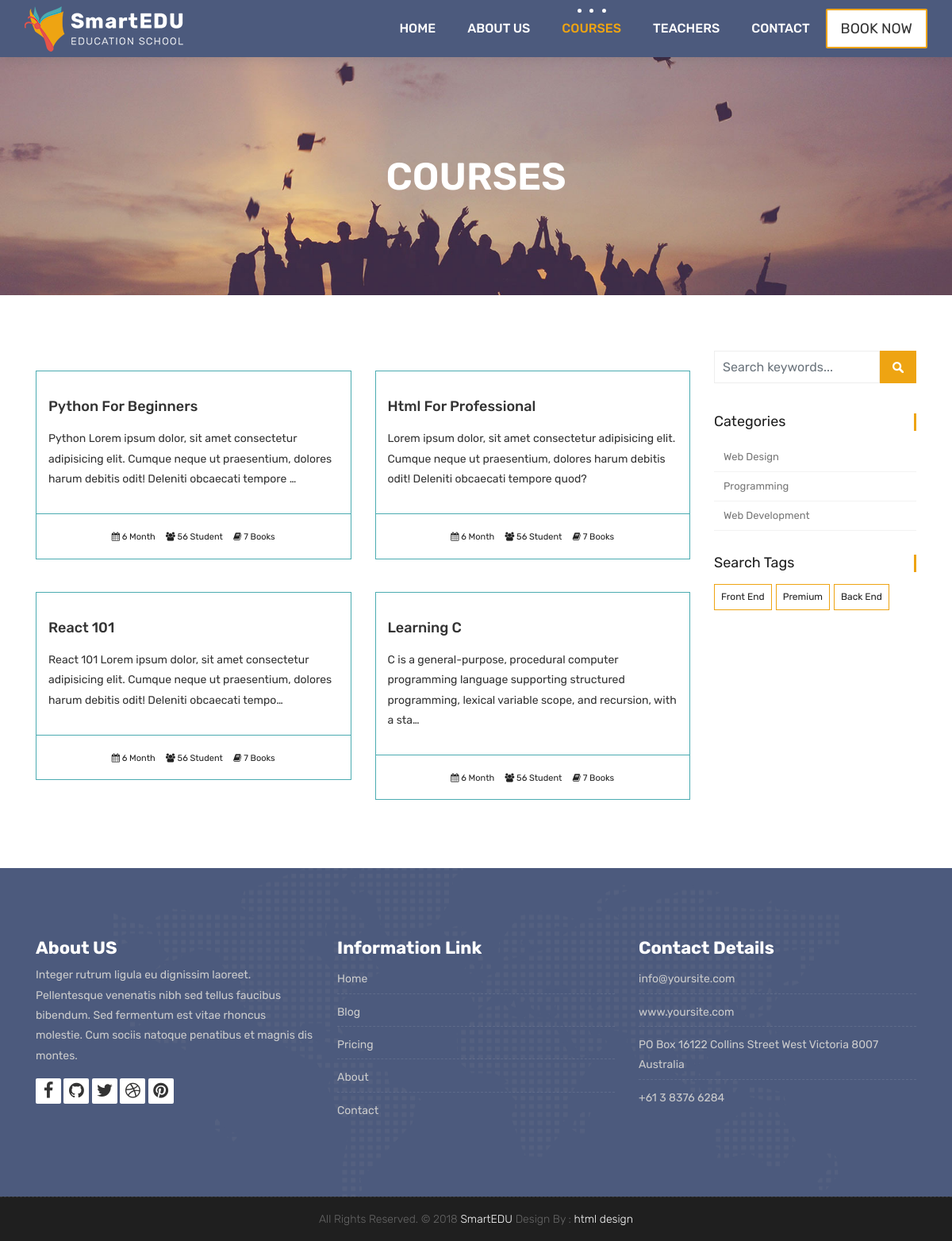
Page /courses/ on the committed database.
### courses/models.py (models this page shows, shortened)
class Course(models.Model):
    teacher = models.ForeignKey(Teacher , null=True ,on_delete=models.CASCADE)
    name=models.CharField(max_length=200,unique=True,verbose_name="Kurs Adı ",help_text="Kurs adını giriniz")
    category= models.ForeignKey(Category, null=True,on_delete=models.DO_NOTHING)
    tags=models.ManyToManyField(Tag, blank=True,null=True)
    description=models.TextField(blank=True,null=True)
    image=models.ImageField(upload_to="courses/%Y/%m/%d/", default="courses/not.png")
    date = models.DateTimeField(auto_now=True)
    available= models.BooleanField(default=True)

class Category(models.Model):
    name = models.CharField(max_length=50 ,null=True)
    slug= models.SlugField(max_length=50 , unique=True , null=True)

class Tag(models.Model):
    name = models.CharField(max_length=50 ,null=True)
    slug= models.SlugField(max_length=50 , unique=True , null=True)

### courses/views.py (the view)
# urls.py: path('', views.course_list, name="courses"),
def course_list(request, category_slug=None, tag_slug=None):
    category_page = None
    tag_page = None
    categories = categories = Category.objects.all()
    tags = Tag.objects.all()
    if category_slug != None:
        category_page = get_object_or_404(Category, slug=category_slug)
        courses = Course.objects.filter(available=True, category= category_page)
    elif tag_slug != None:
        tag_page = get_object_or_404(Tag, slug=tag_slug)
        courses = Course.objects.filter(available=True, tags=tag_page)
    else:
        courses = Course.objects.all().order_by('-date')
    context = {
        'courses': courses,
        'categories': categories,
        'tags':tags
    }
    return render(request, 'courses.html', context)

### templates/courses.html (shortened to what this page needs)
{% extends 'partials/_base.html' %}
{% load static %}
{% block content %}
	<div class="all-title-box">
		<div class="container text-center">
			<h1>COURSES</h1>
		</div>
	</div>
    <div id="overviews" class="section wb">
        <div class="container">
            <div class="row">
                <div class="col-lg-9 blog-post-single">
					<div class="row">
                        {% for course in courses %}
                        <div class="col-lg-6 col-md-6 col-12 mb-3">
                            <div class="course-item">
                                <div class="image-blog">
                                </div>
                                <div class="course-br">
                                    <div class="course-title">
                                        <h2><a href="{% url 'course_detail' course.category.slug course.id %}" title="">{{course.name}}</a></h2>
                                    </div>
                                    <div class="course-desc">
                                        <p>{{course.description | truncatechars:150}} </p>
                                    </div>
                                </div>
                                <div class="course-meta-bot">
                                    <ul>
                                        <li><i class="fa fa-calendar" aria-hidden="true"></i> 6 Month</li>
                                        <li><i class="fa fa-users" aria-hidden="true"></i> 56 Student</li>
                                        <li><i class="fa fa-book" aria-hidden="true"></i> 7 Books</li>
                                    </ul>
                                </div>
                            </div>
                        </div>
                        {% endfor %}
                    </div>
                </div>
				<div class="col-lg-3 col-12 right-single">
					<div class="widget-search">
						<div class="site-search-area">
							<form method="get" id="site-searchform" action="{% url 'search' %}">
								<div>
									<input class="input-text form-control" name="search" placeholder="Search keywords..." type="text">
									<input id="searchsubmit" value="Search" type="submit">
								</div>
							</form>
						</div>
					</div>
					<div class="widget-categories">
						<h3 class="widget-title">Categories</h3>
						<ul>
							{% for category in categories %}
							<li><a href="{% url 'courses_by_category' category.slug %}">{{category.name}}</a></li>
							{% endfor %}
						</ul>
					</div>
					<div class="widget-tags">
						<h3 class="widget-title">Search Tags</h3>
						<ul class="tags">
							{% for tag in tags %}
							<li><a href="{% url 'courses_by_tag' tag.slug %}">{% if tag.slug in request.path %} <b>{{tag.name}}</b>{% else %}{{tag.name}}{% endif %}</a></li>
							{% endfor %}
						</ul>
					</div>
				</div>
            </div>
        </div>
    </div>
    {% endblock  %}

### static/style.css (style rules this page uses)
body { color: #333333; font-size: 14px; font-family: 'Rubik', sans-serif; line-height: 1.80857; }
html, body { height: 100%; }
a { color: #1f1f1f; text-decoration: none !important; outline: none !important; -webkit-transition: all .3s ease-in-out; -moz-transition: all .3s ease-in-out; -ms-transition: all .3s ease-in-out; -o-transition: all .3s ease-in-out; transition: all .3s ease-in-out; }
h1, h2, h3, h4, h5, h6 { letter-spacing: 0; font-weight: normal; position: relative; padding: 0 0 10px 0; font-weight: normal; line-height: 120% !important; color: #1f1f1f; margin: 0 }
h1 { font-size: 24px }
h2 { font-size: 22px }
h3 { font-size: 18px }
h1 a, h2 a, h3 a, h4 a, h5 a, h6 a { color: #212121; text-decoration: none!important; opacity: 1 }
a { color: #1f1f1f; text-decoration: none; outline: none; }
a, .btn { text-decoration: none !important; outline: none !important; -webkit-transition: all .3s ease-in-out; -moz-transition: all .3s ease-in-out; -ms-transition: all .3s ease-in-out; -o-transition: all .3s ease-in-out; transition: all .3s ease-in-out; }
.section { display: block; position: relative; overflow: hidden; padding: 70px 0; }
.section.wb { background-color: #ffffff; }
.all-title-box { background: url(images/banner.jpg)no-repeat; -webkit-background-size: cover; -moz-background-size: cover; -o-background-size: cover; background-size: cover; background-position: center; min-height: 300px; }
.all-title-box h1 { color: #fff; font-weight: 600; text-transform: capitalize; padding-top: 11%; font-size: 48px; line-height: 0px; }
.right-single .widget-search { margin-bottom: 30px; position: relative; display: inline-block; width: 100%; }
#site-searchform .form-control { border: 1px solid #eee; background-color: #fff; width: 82%; height: 41px; padding: 5px 10px 5px 10px; color: #999; float: left; border-radius: 0; }
#site-searchform #searchsubmit { float: left; width: 18%; height: 41px; cursor: pointer; text-indent: -5555em; line-height: 100; overflow: hidden; background: #eea412 url(images/search-icon.png) no-repeat center 14px; border: 0; transition: all 0.4s ease-in-out; -webkit-transition: all 0.4s ease-in-out; -moz-transition: all 0.4s ease-in-out; -ms-transition: all 0.4s ease-in-out; -o-transition: all 0.4s ease-in-out; }
.widget-categories { margin-bottom: 30px; }
.widget-categories .widget-title { font-size: 18px; font-weight: 400; padding: 0px; margin-bottom: 15px; border-right: 3px solid #eea412; }
.widget-categories ul { list-style: none; margin: 0px; padding: 0px; }
.widget-categories ul li { border-bottom: 1px solid #f2f2f2; font-size: 12px; line-height: 20px; padding: 8px 2px 8px 12px; }
.widget-categories ul li a { color: #777; font-size: 13px; }
.widget-tags .widget-title { font-size: 18px; font-weight: 400; padding: 0px; margin-bottom: 15px; border-right: 3px solid #eea412; }
.widget-tags .tags { list-style: none; margin: 0px; padding: 0px; }
.tags li { float: left; padding: 0px; margin: 0px 5px 5px 0px; list-style-type: none; line-height: 25px; }
.tags li a { border: 1px solid #eea412; color: #212121; text-transform: capitalize; float: left; font-size: 12px; padding: 3px 8px; -webkit-transition: all 0.2s; -moz-transition: all 0.2s; -ms-transition: all 0.2s; -o-transition: all 0.2s; transition: all 0.2s; }
.course-item { background: #ffffff; }
.course-title > h2 { margin: 15px 0; padding: 0px; }
.course-title a { font-size: 18px; line-height: 25px; font-weight: 500; color: #333333; text-transform: capitalize; }
.course-br { border: 1px solid #4babb1; padding: 15px; }
.course-meta-bot { border: 1px solid #4babb1; border-top: 0px; padding: 15px; }
.course-meta-bot ul { padding: 0px; margin: 0px; display: block; text-align: center; }
.course-meta-bot ul li { display: inline-block; list-style: none; padding: 0px 5px; color: #212121; font-size: 11px; }

### rows in the picture
Course: name "Python For Beginners", description "Python Lorem ipsum dolor, sit amet consectetur adipisicing elit. Cumque neque ut praesentium, dolores harum debitis odit! Deleniti obcaecati tempore …"
Course: name "Html For Professional", description "Lorem ipsum dolor, sit amet consectetur adipisicing elit. Cumque neque ut praesentium, dolores harum debitis odit! Deleniti obcaecati tempore quod?"
Course: name "React 101", description "React 101 Lorem ipsum dolor, sit amet consectetur adipisicing elit. Cumque neque ut praesentium, dolores harum debitis odit! Deleniti obcaecati tempo…"
Course: name "Learning C", description "C is a general-purpose, procedural computer programming language supporting structured programming, lexical variable scope, and recursion, with a sta…"
Category: name "Web Design"
Category: name "Programming"
Category: name "Web Development"
Tag: name "Front End"
Tag: name "Premium"
Tag: name "Back End"
